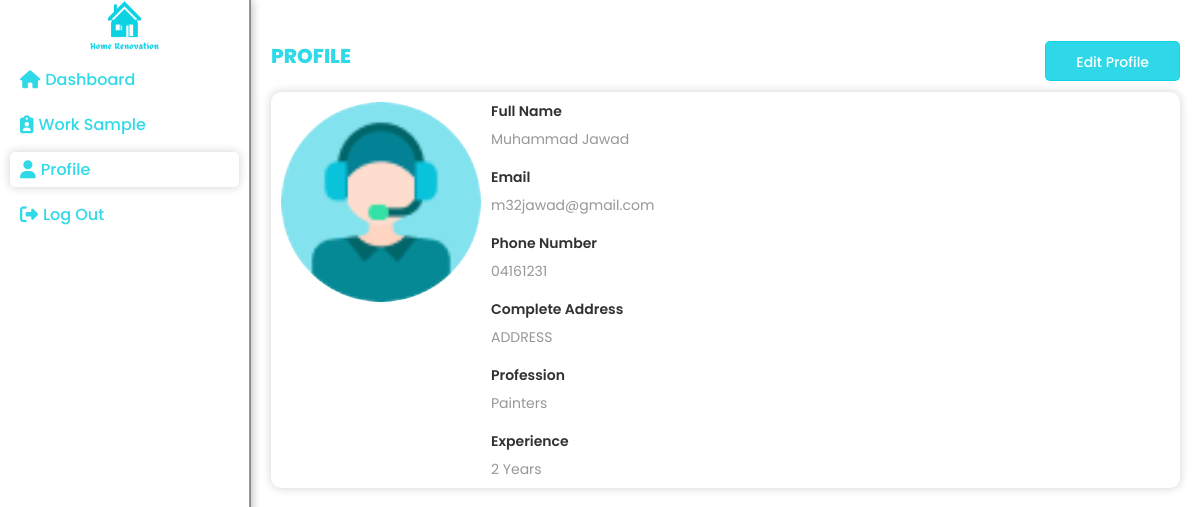
Page /workerprofile/ (signed in) on the committed database.
### appsrc/models.py (models this page shows, shortened)
class User(AbstractUser):
    is_worker = models.BooleanField(default = False)
    is_approved = models.BooleanField(default = False)
    is_declined = models.BooleanField(default = False)
    email = models.EmailField(max_length = 1000, null = False, unique=True)
    profile_pic = models.ImageField(upload_to="images/")
    is_profile_set = models.BooleanField(default = False)
    cnic = models.CharField(max_length = 20, null = True, blank = True)
    phone = models.CharField(max_length = 20, null = True, blank = True)
    address = models.CharField(max_length = 1000, null = True, blank = True)
    @property
    def get_profile_pic(self):
        if self.profile_pic:
            print(self.profile_pic.url)
            return self.profile_pic.url
        else:
            return ""

class WorkerProfileModel(models.Model):
    user = models.ForeignKey(User, on_delete = models.CASCADE, related_name="worker_profile")
    cnic_front = models.ImageField(upload_to="images/", null = True)
    cnic_back = models.ImageField(upload_to="images/", null = True)
    experience = models.CharField(max_length = 200, null = True, blank = True)
    profession = models.CharField(max_length = 200, null = True, blank = True)
    about = models.CharField(max_length = 200, null = True, blank = True)

### appsrc/views.py (the view)
# urls.py: path('workerprofile/',views.WorkerProfile,name='workerprofile'),
def WorkerProfile(request):
  user = User.objects.get(id = request.user.id)
  return  render(request, 'Worker/Profile.html', {'user':user})

### appsrc/templates/Worker/Profile.html (shortened to what this page needs)
{% load static %}
<!DOCTYPE html>
<html lang="en">
<head>
    <link rel="stylesheet" href="{% static 'css/main.css' %}">
    <link rel="stylesheet" href="{% static 'css/dashboard.css' %}">
    <link href="fontawesomefree/css/all.min.css" rel="stylesheet" type="text/css" />
    <link rel="stylesheet" href="https://cdnjs.cloudflare.com/ajax/libs/font-awesome/6.5.1/css/all.min.css"
 />
    <link href="https://unpkg.com/aos@2.3.1/dist/aos.css" rel="stylesheet" />
    <link rel="stylesheet" href="https://cdn.jsdelivr.net/npm/swiper@11/swiper-bundle.min.css" />
</head>
<body>
    <div class="main_wrapper">
        {% include 'components/workersidebar.html'%}
        <div class="right_container">
            <div class="horizontal justify-between align-center fullwidth margin-bottom">
                <p class="sub_head_2 imptext margin-bottom">Profile</p>
                <a href="{% url 'editworkerprofile' %}"><button class="main_btn">Edit Profile</button></a>
            </div>
            <div class="horizontal gap-10 justify-start align-start card_shadow padding-10">
                <div class="vertical">
                    <img src="{{user.get_profile_pic}}" alt="" class="profile_img">
                </div>
                <div class="vertical gap-20 justify-start fullwidth">
                        <div class="vertical gap-10">
                            <p class="card_heading">Full Name</p>
                            <p class="card_text">{{user.first_name}} {{user.last_name}}</p>
                        </div>
                        <div class="vertical gap-10">
                            <p class="card_heading">Email</p>
                            <p class="card_text">{{user.email}}</p>
                        </div>
                       <div class="vertical gap-10">
                            <p class="card_heading">Phone Number</p>
                            <p class="card_text">{{user.phone}}</p>
                        </div>
                       <div class="vertical gap-10">
                            <p class="card_heading">Complete Address</p>
                            <p class="card_text">{{user.address}}</p>
                        </div>
                       <div class="vertical gap-10">
                            <p class="card_heading">Profession</p>
                            <p class="card_text">{{user.worker_profile.all.0.profession}}</p>
                        </div>
                       <div class="vertical gap-10">
                            <p class="card_heading">Experience</p>
                            <p class="card_text">{{user.worker_profile.all.0.experience}}</p>
                        </div>
                </div>
            </div>
        </div>
    </div>
</body>
</html>

### static/css/main.css (style rules this page uses)
:root { --primarycl: #0cd2e4da; --secondarycl: #f1f1f1; --thirdcl: #f6f6f6; --textcl: #3a1c1c; --main-br-cl: #f4f4f4; --border-cl: #979797; --primary-gradient: linear-gradient(90deg, #def7fb 0%, #6cecf8 100%); --mainfont-family: "Poppins", sans-serif; --input-font: "Mulish", sans-serif; }
* { padding: 0; margin: 0; box-sizing: border-box; font-family: var(--mainfont-family); }
a { text-decoration: none; color: var(--textcl); }
.horizontal { display: flex; flex-direction: row; }
.vertical { display: flex; flex-direction: column; }
.justify-start { justify-content: flex-start; }
.justify-between { justify-content: space-between; }
.align-start { align-items: flex-start; }
.align-center { align-items: center; }
.fullwidth { width: 100%; }
.padding-10 { padding: 10px; }
.margin-bottom { margin-bottom: 10px; }
.gap-10 { gap: 10px; }
.gap-20 { gap: 20px; }
.sub_head_2 { font-size: 20px; font-weight: 800; line-height: 32px; letter-spacing: 0em; text-align: left; text-transform: uppercase; color: var(--textcl); }
.card_text { font-size: 14px; font-weight: 600; line-height: 20px; letter-spacing: 0em; text-align: left; color: var(--textcl); }
.main_btn { height: 40px; background-color: var(--primarycl); color: white; border: 1px solid var(--primarycl); padding: 10px 30px; border-radius: 5px; font-size: 14px; font-weight: 500; box-sizing: border-box; transition: all 0.5ms ease-in; }

### static/css/dashboard.css (style rules this page uses)
:root { --primarycl: #0cd2e4da; --secondarycl: #f1f1f1; --thirdcl: #f6f6f6; --textcl: #313131; --main-br-cl: #f4f4f4; --border-cl: #979797; --primary-gradient: linear-gradient(90deg, #def7fb 0%, #a3e7ee 100%); --mainfont-family: "Poppins", sans-serif; --input-font: "Mulish", sans-serif; }
.main_wrapper { display: flex; flex-direction: row; }
.right_container { width: 100%; padding: 40px 20px; overflow: auto; }
.imptext { color: var(--primarycl); }
.card_shadow { box-shadow: 0px 0px 10px rgba(24, 23, 23, 0.2); border-radius: 10px; }
.card_heading { font-size: 14px; font-weight: 600; line-height: 18px; letter-spacing: 0em; text-align: left; color: var(--textcl); }
.card_text { font-size: 14px; font-weight: 400; line-height: 18px; letter-spacing: 0em; text-align: left; color: var(--border-cl); }
.profile_img { width: 200px; height: 200px; border-radius: 50%; }

### rows in the picture
User: get_profile_pic (picture), first_name "Muhammad", last_name "Jawad", email "m32jawad@gmail.com", phone "04161231", address "ADDRESS", worker_profile.all.0.profession "Painters", worker_profile.all.0.experience "2 Years"
